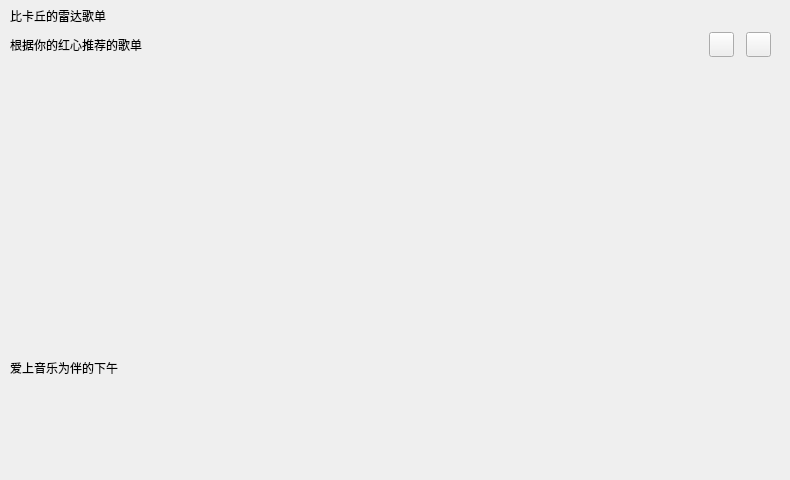
    <widget class="QWidget" name="customization">
     <attribute name="title">
      <string>Tab 2</string>
     </attribute>
     <widget class="QWidget" name="horizontalLayoutWidget">
      <property name="geometry">
       <rect>
        <x>10</x>
        <y>70</y>
        <width>771</width>
        <height>191</height>
       </rect>
      </property>
      <layout class="QHBoxLayout" name="horizontalLayout_6"/>
     </widget>
     <widget class="QWidget" name="horizontalLayoutWidget_2">
      <property name="geometry">
       <rect>
        <x>10</x>
        <y>300</y>
        <width>771</width>
        <height>171</height>
       </rect>
      </property>
      <layout class="QHBoxLayout" name="horizontalLayout_8">
       <property name="spacing">
        <number>15</number>
       </property>
       <item>
        <widget class="QWidget" name="widgetPer1" native="true">
         <property name="minimumSize">
          <size>
           <width>140</width>
           <height>140</height>
          </size>
         </property>
         <property name="maximumSize">
          <size>
           <width>140</width>
           <height>140</height>
          </size>
         </property>
        </widget>
       </item>
       <item>
        <widget class="QWidget" name="widgetPer2" native="true">
         <property name="minimumSize">
          <size>
           <width>140</width>
           <height>140</height>
          </size>
         </property>
         <property name="maximumSize">
          <size>
           <width>140</width>
           <height>140</height>
          </size>
         </property>
        </widget>
       </item>
       <item>
        <widget class="QWidget" name="widgetPer3" native="true">
         <property name="minimumSize">
          <size>
           <width>140</width>
           <height>140</height>
          </size>
         </property>
         <property name="maximumSize">
          <size>
           <width>140</width>
           <height>140</height>
          </size>
         </property>
        </widget>
       </item>
       <item>
        <widget class="QWidget" name="widgetPer4" native="true">
         <property name="minimumSize">
          <size>
           <width>140</width>
           <height>140</height>
          </size>
         </property>
         <property name="maximumSize">
          <size>
           <width>140</width>
           <height>140</height>
          </size>
         </property>
        </widget>
       </item>
       <item>
        <widget class="QWidget" name="widgetPer5" native="true">
         <property name="minimumSize">
          <size>
           <width>140</width>
           <height>140</height>
          </size>
         </property>
         <property name="maximumSize">
          <size>
           <width>140</width>
           <height>140</height>
          </size>
         </property>
        </widget>
       </item>
      </layout>
     </widget>
     <widget class="QWidget" name="layoutWidget">
      <property name="geometry">
       <rect>
        <x>10</x>
        <y>0</y>
        <width>758</width>
        <height>31</height>
       </rect>
      </property>
      <layout class="QHBoxLayout" name="horizontalLayout_3">
       <item>
        <widget class="QLabel" name="lab_per">
         <property name="text">
          <string>比卡丘的雷达歌单</string>
         </property>
        </widget>
       </item>
       <item>
        <spacer name="horizontalSpacer_2">
         <property name="orientation">
          <enum>Qt::Horizontal</enum>
         </property>
         <property name="sizeHint" stdset="0">
          <size>
           <width>678</width>
           <height>20</height>
          </size>
         </property>
        </spacer>
       </item>
      </layout>
     </widget>
     <widget class="QWidget" name="layoutWidget">
      <property name="geometry">
       <rect>
        <x>10</x>
        <y>30</y>
        <width>761</width>
        <height>29</height>
       </rect>
      </property>
      <layout class="QHBoxLayout" name="horizontalLayout_5">
       <item>
        <widget class="QLabel" name="lab_per2">
         <property name="text">
          <string>根据你的红心推荐的歌单</string>
         </property>
        </widget>
       </item>
       <item>
        <spacer name="horizontalSpacer_3">
         <property name="orientation">
          <enum>Qt::Horizontal</enum>
         </property>
         <property name="sizeHint" stdset="0">
          <size>
           <width>468</width>
           <height>20</height>
          </size>
         </property>
        </spacer>
       </item>
       <item>
        <layout class="QHBoxLayout" name="horizontalLayout_4">
         <property name="spacing">
          <number>12</number>
         </property>
         <item>
          <widget class="QPushButton" name="btnPerL">
           <property name="maximumSize">
            <size>
             <width>25</width>
             <height>25</height>
            </size>
           </property>
           <property name="text">
            <string/>
           </property>
          </widget>
         </item>
         <item>
          <widget class="QPushButton" name="btnPerR">
           <property name="maximumSize">
            <size>
             <width>25</width>
             <height>25</height>
            </size>
           </property>
           <property name="text">
            <string/>
           </property>
          </widget>
         </item>
        </layout>
       </item>
      </layout>
     </widget>
     <widget class="QWidget" name="layoutWidget">
      <property name="geometry">
       <rect>
        <x>10</x>
        <y>280</y>
        <width>761</width>
        <height>176</height>
       </rect>
      </property>
      <layout class="QHBoxLayout" name="horizontalLayout_7">
       <item>
        <widget class="QLabel" name="lab_per3">
         <property name="text">
          <string>爱上音乐为伴的下午</string>
         </property>
        </widget>
       </item>
       <item>
        <spacer name="horizontalSpacer_4">
         <property name="orientation">
          <enum>Qt::Horizontal</enum>
         </property>
         <property name="sizeHint" stdset="0">
          <size>
           <width>598</width>
           <height>20</height>
          </size>
         </property>
        </spacer>
       </item>
      </layout>
     </widget>
    </widget>
